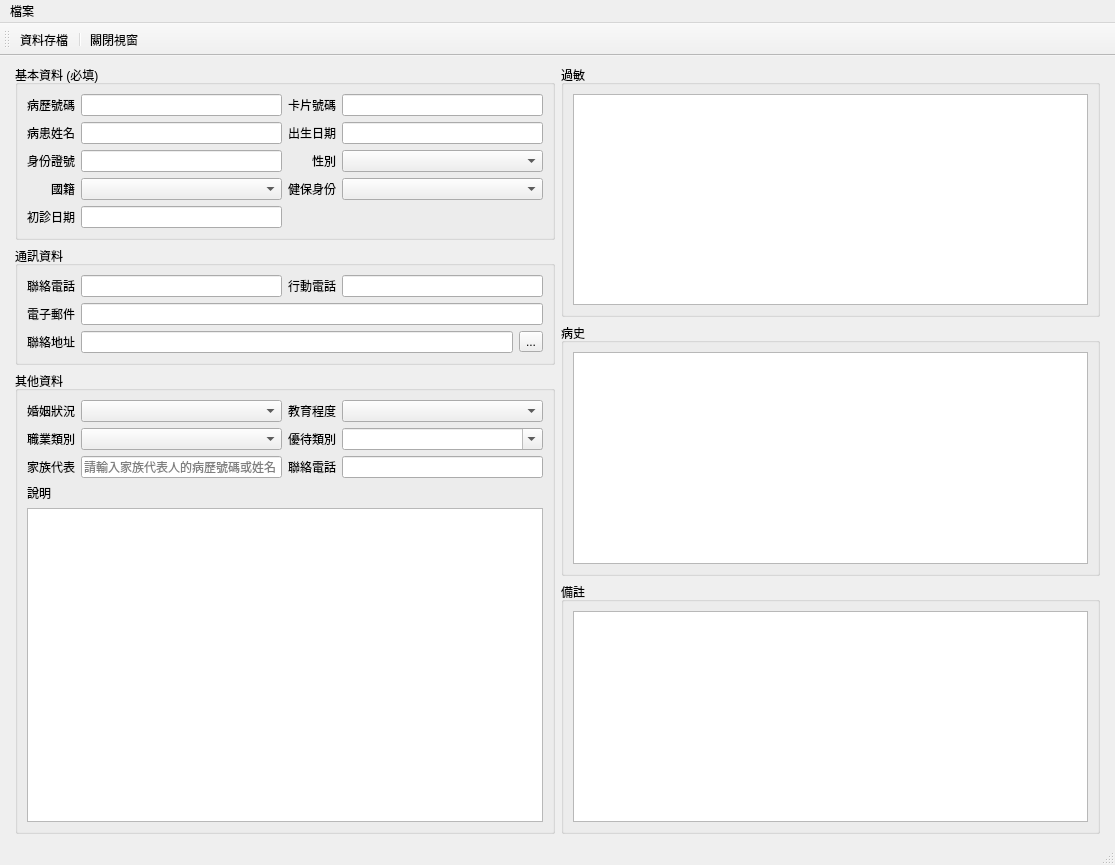
<?xml version="1.0" encoding="UTF-8"?>
<ui version="4.0">
 <class>TemplateWindow</class>
 <widget class="QMainWindow" name="TemplateWindow">
  <property name="geometry">
   <rect>
    <x>0</x>
    <y>0</y>
    <width>1115</width>
    <height>865</height>
   </rect>
  </property>
  <property name="windowTitle">
   <string>樣板</string>
  </property>
  <widget class="QWidget" name="centralwidget">
   <layout class="QHBoxLayout" name="horizontalLayout">
    <item>
     <layout class="QHBoxLayout" name="horizontalLayout_2">
      <property name="leftMargin">
       <number>6</number>
      </property>
      <item>
       <layout class="QVBoxLayout" name="verticalLayout">
        <item>
         <widget class="QGroupBox" name="groupBox_3">
          <property name="title">
           <string>基本資料 (必填)</string>
          </property>
          <layout class="QVBoxLayout" name="verticalLayout_3">
           <item>
            <layout class="QGridLayout" name="gridLayout_4">
             <item row="2" column="2">
              <widget class="QLabel" name="label_8">
               <property name="text">
                <string>性別</string>
               </property>
               <property name="alignment">
                <set>Qt::AlignRight|Qt::AlignTrailing|Qt::AlignVCenter</set>
               </property>
              </widget>
             </item>
             <item row="1" column="2">
              <widget class="QLabel" name="label_6">
               <property name="text">
                <string>出生日期</string>
               </property>
               <property name="alignment">
                <set>Qt::AlignRight|Qt::AlignTrailing|Qt::AlignVCenter</set>
               </property>
              </widget>
             </item>
             <item row="0" column="0">
              <widget class="QLabel" name="label">
               <property name="text">
                <string>病歷號碼</string>
               </property>
               <property name="alignment">
                <set>Qt::AlignRight|Qt::AlignTrailing|Qt::AlignVCenter</set>
               </property>
              </widget>
             </item>
             <item row="2" column="0">
              <widget class="QLabel" name="label_7">
               <property name="text">
                <string>身份證號</string>
               </property>
               <property name="alignment">
                <set>Qt::AlignRight|Qt::AlignTrailing|Qt::AlignVCenter</set>
               </property>
              </widget>
             </item>
             <item row="1" column="0">
              <widget class="QLabel" name="label_5">
               <property name="text">
                <string>病患姓名</string>
               </property>
               <property name="alignment">
                <set>Qt::AlignRight|Qt::AlignTrailing|Qt::AlignVCenter</set>
               </property>
              </widget>
             </item>
             <item row="2" column="1">
              <widget class="QLineEdit" name="lineEdit_id"/>
             </item>
             <item row="0" column="1">
              <widget class="QLineEdit" name="lineEdit_patient_key">
               <property name="readOnly">
                <bool>true</bool>
               </property>
              </widget>
             </item>
             <item row="0" column="2">
              <widget class="QLabel" name="label_4">
               <property name="text">
                <string>卡片號碼</string>
               </property>
               <property name="alignment">
                <set>Qt::AlignRight|Qt::AlignTrailing|Qt::AlignVCenter</set>
               </property>
              </widget>
             </item>
             <item row="1" column="1">
              <widget class="QLineEdit" name="lineEdit_name"/>
             </item>
             <item row="1" column="3">
              <widget class="QLineEdit" name="lineEdit_birthday"/>
             </item>
             <item row="0" column="3">
              <widget class="QLineEdit" name="lineEdit_card_no"/>
             </item>
             <item row="3" column="0">
              <widget class="QLabel" name="label_20">
               <property name="text">
                <string>國籍</string>
               </property>
               <property name="alignment">
                <set>Qt::AlignRight|Qt::AlignTrailing|Qt::AlignVCenter</set>
               </property>
              </widget>
             </item>
             <item row="3" column="1">
              <widget class="QComboBox" name="comboBox_nationality"/>
             </item>
             <item row="2" column="3">
              <widget class="QComboBox" name="comboBox_gender"/>
             </item>
             <item row="3" column="2">
              <widget class="QLabel" name="label_9">
               <property name="text">
                <string>健保身份</string>
               </property>
               <property name="alignment">
                <set>Qt::AlignRight|Qt::AlignTrailing|Qt::AlignVCenter</set>
               </property>
              </widget>
             </item>
             <item row="3" column="3">
              <widget class="QComboBox" name="comboBox_ins_type"/>
             </item>
             <item row="4" column="0">
              <widget class="QLabel" name="label_10">
               <property name="text">
                <string>初診日期</string>
               </property>
               <property name="alignment">
                <set>Qt::AlignRight|Qt::AlignTrailing|Qt::AlignVCenter</set>
               </property>
              </widget>
             </item>
             <item row="4" column="1">
              <widget class="QLineEdit" name="lineEdit_init_date"/>
             </item>
            </layout>
           </item>
          </layout>
         </widget>
        </item>
        <item>
         <widget class="QGroupBox" name="groupBox_2">
          <property name="title">
           <string>通訊資料</string>
          </property>
          <layout class="QVBoxLayout" name="verticalLayout_8">
           <item>
            <layout class="QGridLayout" name="gridLayout_2">
             <item row="0" column="0">
              <widget class="QLabel" name="label_2">
               <property name="text">
                <string>聯絡電話</string>
               </property>
              </widget>
             </item>
             <item row="0" column="1">
              <widget class="QLineEdit" name="lineEdit_telephone"/>
             </item>
             <item row="0" column="2">
              <widget class="QLabel" name="label_11">
               <property name="text">
                <string>行動電話</string>
               </property>
              </widget>
             </item>
             <item row="1" column="0">
              <widget class="QLabel" name="label_12">
               <property name="text">
                <string>電子郵件</string>
               </property>
              </widget>
             </item>
             <item row="2" column="0">
              <widget class="QLabel" name="label_13">
               <property name="text">
                <string>聯絡地址</string>
               </property>
              </widget>
             </item>
             <item row="1" column="1" colspan="3">
              <widget class="QLineEdit" name="lineEdit_email"/>
             </item>
             <item row="0" column="3">
              <widget class="QLineEdit" name="lineEdit_cellphone"/>
             </item>
             <item row="2" column="1" colspan="3">
              <layout class="QHBoxLayout" name="horizontalLayout_4">
               <item>
                <widget class="QLineEdit" name="lineEdit_address"/>
               </item>
               <item>
                <widget class="QToolButton" name="toolButton_address">
                 <property name="text">
                  <string>...</string>
                 </property>
                 <property name="icon">
                  <iconset>
                   <normaloff>../icons/accessories-dictionary.png</normaloff>../icons/accessories-dictionary.png</iconset>
                 </property>
                </widget>
               </item>
              </layout>
             </item>
            </layout>
           </item>
          </layout>
         </widget>
        </item>
        <item>
         <widget class="QGroupBox" name="groupBox">
          <property name="title">
           <string>其他資料</string>
          </property>
          <layout class="QVBoxLayout" name="verticalLayout_9">
           <item>
            <layout class="QGridLayout" name="gridLayout_3">
             <item row="0" column="3">
              <widget class="QComboBox" name="comboBox_education"/>
             </item>
             <item row="2" column="0">
              <widget class="QLabel" name="label_17">
               <property name="text">
                <string>家族代表</string>
               </property>
               <property name="alignment">
                <set>Qt::AlignRight|Qt::AlignTrailing|Qt::AlignVCenter</set>
               </property>
              </widget>
             </item>
             <item row="2" column="3">
              <widget class="QLineEdit" name="lineEdit_family_telephone"/>
             </item>
             <item row="2" column="2">
              <widget class="QLabel" name="label_18">
               <property name="text">
                <string>聯絡電話</string>
               </property>
               <property name="alignment">
                <set>Qt::AlignLeading|Qt::AlignLeft|Qt::AlignVCenter</set>
               </property>
              </widget>
             </item>
             <item row="0" column="1">
              <widget class="QComboBox" name="comboBox_marriage"/>
             </item>
             <item row="1" column="3">
              <widget class="QComboBox" name="comboBox_discount">
               <property name="editable">
                <bool>true</bool>
               </property>
              </widget>
             </item>
             <item row="2" column="1">
              <widget class="QLineEdit" name="lineEdit_family">
               <property name="placeholderText">
                <string>請輸入家族代表人的病歷號碼或姓名</string>
               </property>
              </widget>
             </item>
             <item row="1" column="0">
              <widget class="QLabel" name="label_15">
               <property name="text">
                <string>職業類別</string>
               </property>
              </widget>
             </item>
             <item row="1" column="1">
              <widget class="QComboBox" name="comboBox_occupation"/>
             </item>
             <item row="1" column="2">
              <widget class="QLabel" name="label_16">
               <property name="text">
                <string>優待類別</string>
               </property>
              </widget>
             </item>
             <item row="0" column="2">
              <widget class="QLabel" name="label_14">
               <property name="text">
                <string>教育程度</string>
               </property>
              </widget>
             </item>
             <item row="0" column="0">
              <widget class="QLabel" name="label_3">
               <property name="text">
                <string>婚姻狀況</string>
               </property>
              </widget>
             </item>
            </layout>
           </item>
           <item>
            <widget class="QLabel" name="label_19">
             <property name="text">
              <string>說明</string>
             </property>
            </widget>
           </item>
           <item>
            <widget class="QTextEdit" name="textEdit_description"/>
           </item>
          </layout>
         </widget>
        </item>
       </layout>
      </item>
     </layout>
    </item>
    <item>
     <layout class="QHBoxLayout" name="horizontalLayout_3">
      <property name="rightMargin">
       <number>6</number>
      </property>
      <item>
       <layout class="QVBoxLayout" name="verticalLayout_2">
        <item>
         <widget class="QGroupBox" name="groupBox_7">
          <property name="title">
           <string>過敏</string>
          </property>
          <layout class="QVBoxLayout" name="verticalLayout_4">
           <item>
            <widget class="QTextEdit" name="textEdit_allergy"/>
           </item>
          </layout>
         </widget>
        </item>
        <item>
         <widget class="QGroupBox" name="groupBox_6">
          <property name="title">
           <string>病史</string>
          </property>
          <layout class="QVBoxLayout" name="verticalLayout_5">
           <item>
            <widget class="QTextEdit" name="textEdit_history"/>
           </item>
          </layout>
         </widget>
        </item>
        <item>
         <widget class="QGroupBox" name="groupBox_5">
          <property name="title">
           <string>備註</string>
          </property>
          <layout class="QVBoxLayout" name="verticalLayout_7">
           <item>
            <widget class="QTextEdit" name="textEdit_remark"/>
           </item>
          </layout>
         </widget>
        </item>
       </layout>
      </item>
     </layout>
    </item>
   </layout>
  </widget>
  <widget class="QStatusBar" name="statusbar"/>
  <widget class="QToolBar" name="toolBar">
   <property name="windowTitle">
    <string>toolBar</string>
   </property>
   <property name="toolButtonStyle">
    <enum>Qt::ToolButtonTextUnderIcon</enum>
   </property>
   <attribute name="toolBarArea">
    <enum>TopToolBarArea</enum>
   </attribute>
   <attribute name="toolBarBreak">
    <bool>false</bool>
   </attribute>
   <addaction name="action_save"/>
   <addaction name="separator"/>
   <addaction name="action_close"/>
  </widget>
  <widget class="QMenuBar" name="menubar">
   <property name="geometry">
    <rect>
     <x>0</x>
     <y>0</y>
     <width>1115</width>
     <height>25</height>
    </rect>
   </property>
   <widget class="QMenu" name="menu">
    <property name="title">
     <string>檔案</string>
    </property>
    <addaction name="action_copy_remote_patient"/>
   </widget>
   <addaction name="menu"/>
  </widget>
  <action name="action_save">
   <property name="icon">
    <iconset>
     <normaloff>../icons/document-save.svg</normaloff>../icons/document-save.svg</iconset>
   </property>
   <property name="text">
    <string>資料存檔</string>
   </property>
   <property name="toolTip">
    <string>存檔</string>
   </property>
  </action>
  <action name="action_close">
   <property name="icon">
    <iconset>
     <normaloff>../icons/application-exit.svg</normaloff>../icons/application-exit.svg</iconset>
   </property>
   <property name="text">
    <string>關閉視窗</string>
   </property>
  </action>
  <action name="action_copy_remote_patient">
   <property name="icon">
    <iconset>
     <normaloff>../icons/network-server.png</normaloff>../icons/network-server.png</iconset>
   </property>
   <property name="text">
    <string>拷貝分院病患資料</string>
   </property>
   <property name="toolTip">
    <string>拷貝分院病患資料</string>
   </property>
   <property name="shortcut">
    <string>F12</string>
   </property>
  </action>
 </widget>
 <tabstops>
  <tabstop>lineEdit_patient_key</tabstop>
  <tabstop>lineEdit_card_no</tabstop>
  <tabstop>lineEdit_name</tabstop>
  <tabstop>lineEdit_birthday</tabstop>
  <tabstop>lineEdit_id</tabstop>
  <tabstop>comboBox_gender</tabstop>
  <tabstop>comboBox_nationality</tabstop>
  <tabstop>comboBox_ins_type</tabstop>
  <tabstop>lineEdit_init_date</tabstop>
  <tabstop>lineEdit_telephone</tabstop>
  <tabstop>lineEdit_cellphone</tabstop>
  <tabstop>lineEdit_email</tabstop>
  <tabstop>lineEdit_address</tabstop>
  <tabstop>toolButton_address</tabstop>
  <tabstop>comboBox_marriage</tabstop>
  <tabstop>comboBox_education</tabstop>
  <tabstop>comboBox_occupation</tabstop>
  <tabstop>comboBox_discount</tabstop>
  <tabstop>lineEdit_family</tabstop>
  <tabstop>lineEdit_family_telephone</tabstop>
  <tabstop>textEdit_description</tabstop>
  <tabstop>textEdit_allergy</tabstop>
  <tabstop>textEdit_history</tabstop>
  <tabstop>textEdit_remark</tabstop>
 </tabstops>
 <resources/>
 <connections/>
</ui>
